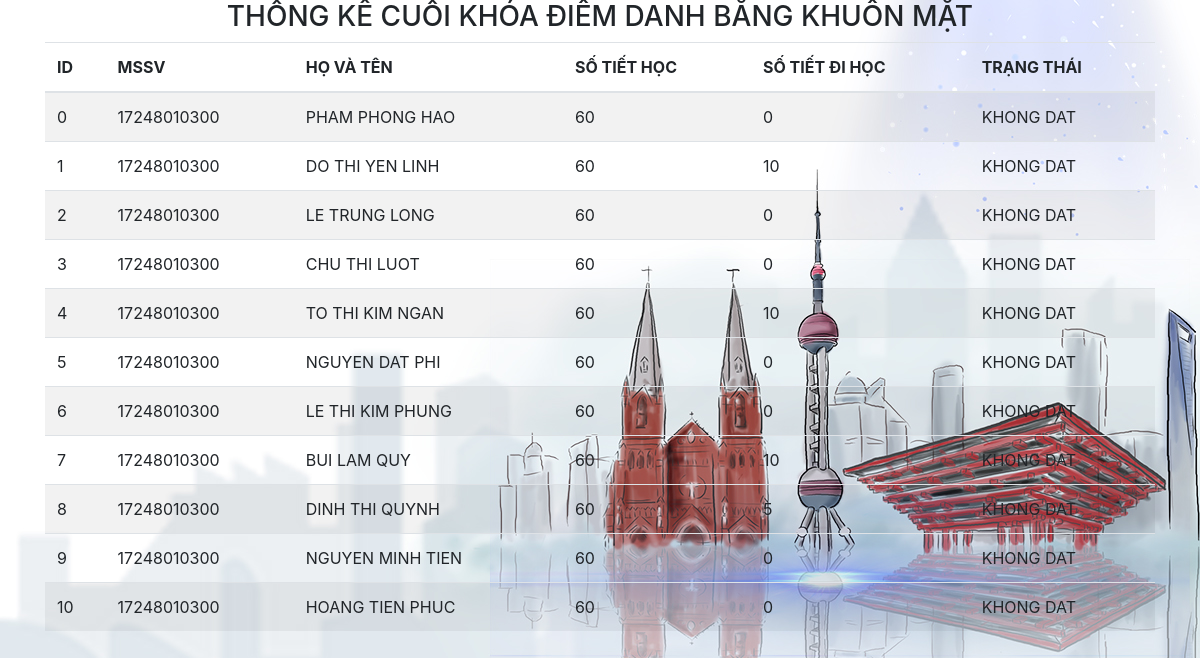
Screenshot of /statistic with the database file from the repository.
### tables this page shows
CREATE TABLE TOTALLIST (ID INTEGER PRIMARY KEY, MSSV TEXT, FULLNAME TEXT, LEARNING_NUMBER INTEGER,PRESENT INTEGER ,STATUS TEXT);

### main.py (the view)
@app.route('/statistic')
def statistics():
    con = sqlite3.connect('C:/Users/KIMNGAN/PycharmProjects/Face_Recognite/database/database_faceR.db',
                          check_same_thread=False)
    con.row_factory = sqlite3.Row
    cur = con.cursor()
    cur.execute("select * from TOTALLIST")
    rows = cur.fetchall();
    return render_template("statistic.html", rows=rows)

### templates/statistic.html (shortened to what this page needs)
<!doctype html>
<html>
<head>
	<link rel="stylesheet" href="https://maxcdn.bootstrapcdn.com/bootstrap/4.5.0/css/bootstrap.min.css">
	<link rel="stylesheet" href="https://maxcdn.bootstrapcdn.com/bootstrap/4.5.0/css/bootstrap.min.css">
</head>
<body background="static/img/banner.jpg">
    <div class="container">
        <h3 align="center">THỐNG KÊ CUỐI KHÓA ĐIỂM DANH BẰNG KHUÔN MẶT</h3>
        <div>
            <table class="table table-striped">
              <thead>
                <tr>
                  <th scope="col">ID</th>
                  <th scope="col">MSSV </th>
                  <th scope="col">HỌ VÀ TÊN</th>
                  <th scope="col">SỐ TIẾT HỌC</th>
                     <th scope="col">SỐ TIẾT ĐI HỌC</th>
                  <th scope="col">TRẠNG THÁI</th>
                </tr>
              </thead>
              <tbody>
               {% for row in rows %}
                    <tr>
                       <td>{{row["ID"]}}</td>
                       <td>{{row["MSSV"]}}</td>
                       <td> {{ row["FULLNAME"]}}</td>
                       <td>{{row['LEARNING_NUMBER']}}</td>
                          <td>{{row['PRESENT']}}</td>
                         <td>{{row['STATUS']}}</td>
                    </tr>
                 {% endfor %}
              </tbody>
            </table>
        </div>
    </div>
</body>
</html>

### rows the page displays
TOTALLIST: ID "0", MSSV "17248010300", FULLNAME "PHAM PHONG HAO", LEARNING_NUMBER "60", PRESENT "0", STATUS "KHONG DAT"
TOTALLIST: ID "1", MSSV "17248010300", FULLNAME "DO THI YEN LINH", LEARNING_NUMBER "60", PRESENT "10", STATUS "KHONG DAT"
TOTALLIST: ID "2", MSSV "17248010300", FULLNAME "LE TRUNG LONG", LEARNING_NUMBER "60", PRESENT "0", STATUS "KHONG DAT"
TOTALLIST: ID "3", MSSV "17248010300", FULLNAME "CHU THI LUOT", LEARNING_NUMBER "60", PRESENT "0", STATUS "KHONG DAT"
TOTALLIST: ID "4", MSSV "17248010300", FULLNAME "TO THI KIM NGAN", LEARNING_NUMBER "60", PRESENT "10", STATUS "KHONG DAT"
TOTALLIST: ID "5", MSSV "17248010300", FULLNAME "NGUYEN DAT PHI", LEARNING_NUMBER "60", PRESENT "0", STATUS "KHONG DAT"
TOTALLIST: ID "6", MSSV "17248010300", FULLNAME "LE THI KIM PHUNG", LEARNING_NUMBER "60", PRESENT "0", STATUS "KHONG DAT"
TOTALLIST: ID "7", MSSV "17248010300", FULLNAME "BUI LAM QUY", LEARNING_NUMBER "60", PRESENT "10", STATUS "KHONG DAT"
TOTALLIST: ID "8", MSSV "17248010300", FULLNAME "DINH THI QUYNH", LEARNING_NUMBER "60", PRESENT "5", STATUS "KHONG DAT"
TOTALLIST: ID "9", MSSV "17248010300", FULLNAME "NGUYEN MINH TIEN", LEARNING_NUMBER "60", PRESENT "0", STATUS "KHONG DAT"
TOTALLIST: ID "10", MSSV "17248010300", FULLNAME "HOANG TIEN PHUC", LEARNING_NUMBER "60", PRESENT "0", STATUS "KHONG DAT"
